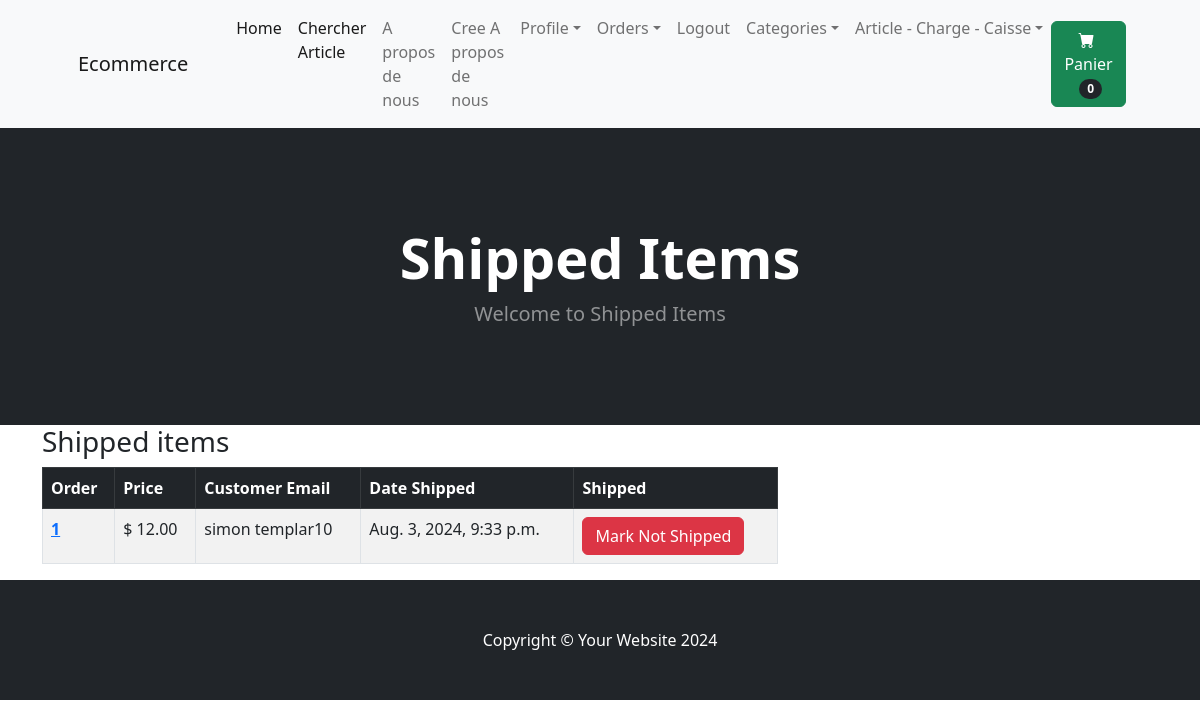
The page /payment/shipped_dash (signed in) on the database its author committed.
### payment_app/models.py (models this page shows, shortened)
class Order(models.Model):
    user = models.ForeignKey(User, on_delete=models.CASCADE, null=True, blank=True)
    full_name = models.CharField(max_length=255, null=True, blank=True)
    email = models.EmailField(max_length=255, null=True, blank=True)
    shipping_address = models.TextField(max_length=15000, null=True, blank=True)
    amount_paid = models.DecimalField(max_digits=10,decimal_places=2, null=True, blank=True)
    date_ordered = models.DateTimeField(auto_now_add=True)
    shipped=models.BooleanField(default=False, null=True, blank=True)
    date_shipped=models.DateTimeField(null=True, blank=True)

### payment_app/views.py (the view, shortened to what this page needs)
# urls.py: path('shipped_dash', views.shipped_dash, name='shipped_dash'),
def shipped_dash(request):
    if request.user.is_authenticated and request.user.is_superuser:
        orders= Order.objects.filter(shipped=True)
        return render(request, "payment_app/shipped_dash.html", {"orders":orders})
    else:
        messages.success(request, "Access Denied.....")
        return redirect('home')

### cart_app/cart.py (called while the page is built)
    def __len__(self):
        return len(self.cart)

### cart_app/context_processors.py (called while the page is built)
def cart(request):
    context={'cart':Cart(request)}
    return context

### payment_app/templates/payment_app/shipped_dash.html (shortened to what this page needs)
{% extends 'store_app/base.html' %}
{% block content %}
 <header class="bg-dark py-5">
    <div class="container px-4 px-lg-5 my-5">
        <div class="text-center text-white">
            <h1 class="display-4 fw-bolder">Shipped Items</h1>
            <p class="lead fw-normal text-white-50 mb-0">Welcome to Shipped Items</p>
        </div>
    </div>
</header>
<div class="container">
    <div class="row">
        <div class="col-8">
     <h3>Shipped items</h3>
     <table class="table table-striped table-hover table-bordered">
        <thead class="table-dark">
          <tr>
            <th scope="col">Order</th>
            <th scope="col">Price</th>
            <th scope="col">Customer Email</th>
            <th scope="col">Date Shipped</th>
            <th scope="col">Shipped</th>
          </tr>
        </thead>
        <tbody>
            {% for item in orders %}
          <tr>
            <th scope="row"><a href="{% url 'orders' item.id %}">{{ item.id }}</a></th>
            <td>$ {{ item.amount_paid }}</td>
            <td>{{ item.email }}</td>
            <td>{{ item.date_shipped }}</td>
            <td>
                <form action="" method="post">
                <button type="submit" class="btn btn-danger">Mark Not Shipped</button>
                </form>
                </td>
          </tr>
          {% endfor %}
        </tbody>
      </table>
        </div>
    </div>
</div>
{% endblock %}

### rows shown on the page
Order: id "1", amount_paid "12.00", email "simon templar10", date_shipped "Aug. 3, 2024, 9:33 p.m."

### other values the page prints
{{ cart|length }} "0"
